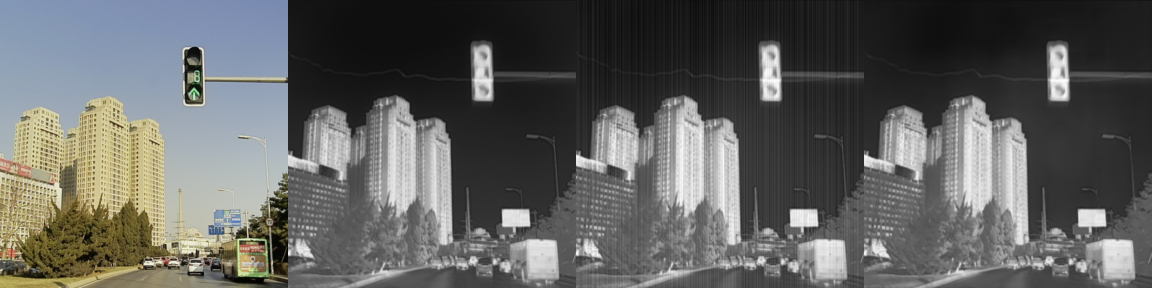
#> input picture output/ablation_study/visuals/img_rgb0_irn1_fpn0_0.png, 1152 x 288 px, given in place of img_davis_cbs_1_0.png, which was not available
$ python highlight_video.py
#> lines starting #> are read from the running program, lines starting #| are printed output that depends on the picture; pictures that were not available may be replaced by others from this repository, and a replacement may not be noted
import os
import numpy as np
from PIL import Image
import matplotlib.cm as cm
from matplotlib.colors import LinearSegmentedColormap

# load image, fpn and other parts
def load_image(dataset, model_name, image_idx):
#> called with dataset = 'butiv', model_name = 'davis_cbs_1', image_idx = 0
    image_path = os.path.join("output", dataset, "visuals")
    # load the result image
    imgpx = Image.open(os.path.join(image_path, f"img_{model_name}_{image_idx}.png"))
#> imgpx is the input picture: PIL image 1152x288 RGB; mean R, G, B 97.4, 98.1, 96.1
    imgpx = np.array(imgpx)

    # in each image we have 4 images (RGB, IRC, IRN, IRE)
    image_size = imgpx.shape[1] // 4
#> image_size = 288
    rgb = imgpx[:, 0*image_size:1*image_size]
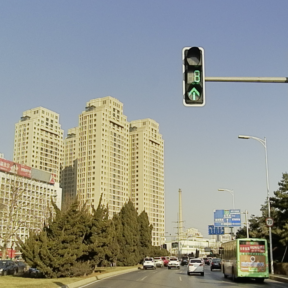
#> rgb: shape (288, 288, 3); mean R, G, B 147.6, 150.4, 142.5
    irc = imgpx[:, 1*image_size:2*image_size]
    irn = imgpx[:, 2*image_size:3*image_size]
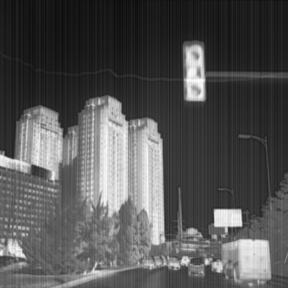
#> irn: shape (288, 288, 3); min 11, max 255, mean 83.7
    ire = imgpx[:, 3*image_size:4*image_size]
#> in crop_and_save, `img[crop_zone[0]:crop_zone[1] + 1, crop_zone[2]:crop_zone[2] + line_wi..`: img: shape (288, 288, 3); mean R, G, B 82.7, 82.4, 82.4

    # return all parts
    return rgb, irc, irn, ire

def map_image(input_image):
    darker = (181/255, 215/255, 228/255)
    bright = (197/255, 238/255, 194/255)
    custom_cmap = LinearSegmentedColormap.from_list("custom", colors=[
        (0.0, (0, 0, 1)),
        (0.4, darker),
        (0.5, (0.0, 0.0, 0.0)),
        (0.6, bright),
        (1.0, (0, 1, 0))
    ])

    # get the colormapped imaged
    mapped_image = custom_cmap(np.array(input_image)[:, :, 0] / 255.0)[:, :, :3]
    mapped_image = np.uint8(mapped_image * 255)
    return Image.fromarray(mapped_image)

def grayscale_to_thermal(pil_gray, cmap_name="turbo"):
#> called with cmap_name = 'turbo'
    gray = np.array(pil_gray, dtype=np.uint8)      # H x W x 3
    gray = gray[:, :, 0]
    norm = gray.astype(np.float32) / 255.0          # [0,1]

    cmap = cm.get_cmap(cmap_name)
    colored = cmap(norm)[:, :, :3]                  # drop alpha

    colored = (colored * 255).astype(np.uint8)
#> in crop_and_save (call 2), `img[crop_zone[0]:crop_zone[1] + 1, crop_zone[2]:crop_zone[2] + line_wi..`: img: shape (288, 288, 3); mean R, G, B 83.9, 83.6, 83.6
    return Image.fromarray(colored, mode="RGB")

# crop selected zone and save image
def crop_and_save(img, zoom_img, crop_zone, output_path, model_name, img_id, save_result):
    # crop selected region on IRE
    cropped_img = zoom_img[crop_zone[0]:crop_zone[1] + 1, crop_zone[2]:crop_zone[3] + 1]
    zoomed_img = Image.fromarray(cropped_img).resize([zoom_img.shape[1], zoom_img.shape[0]])

    # draw horizontal and vertical lines
    img[crop_zone[0]:crop_zone[0] + line_width, crop_zone[2]:crop_zone[3] + 1, :] = color
    img[crop_zone[1]:crop_zone[1] + line_width, crop_zone[2]:crop_zone[3] + 1, :] = color
    img[crop_zone[0]:crop_zone[1] + 1, crop_zone[2]:crop_zone[2] + line_width, :] = color
    img[crop_zone[0]:crop_zone[1] + 1, crop_zone[3]:crop_zone[3] + line_width, :] = color

    # map zoomed image since it is residual
    zoomed_img = grayscale_to_thermal(zoomed_img)
#> call 2 of grayscale_to_thermal, with cmap_name = 'turbo'
#> in grayscale_to_thermal (call 2), `colored = cmap(norm)[:, :, :3]`:
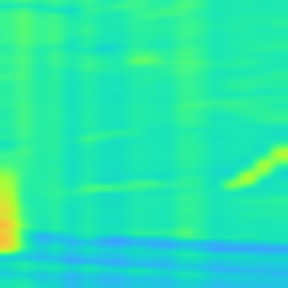
#> colored: shape (288, 288, 3) float64; mean of channels 0, 1, 2 0.158, 0.902, 0.679; drawn as R, G, B
#> call 3 of crop_and_save, with output_path = 'output/highlights_video', model_name = 'med_davis_cbs_1', img_id = 0, save_result = False
#> in crop_and_save (call 3), `zoomed_img = Image.fromarray(cropped_img).resize([zoom_img.shape[1], z..`:
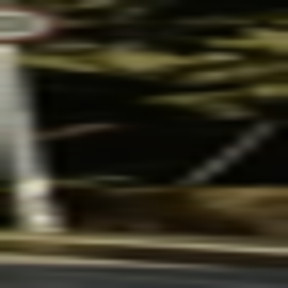
#> zoomed_img: PIL image 288x288 RGB; mean R, G, B 52.1, 48.7, 33.3
#> in crop_and_save (call 3), `img[crop_zone[0]:crop_zone[1] + 1, crop_zone[2]:crop_zone[2] + line_wi..`: img: shape (288, 288, 3); mean R, G, B 147.8, 150.3, 142.4
#> call 3 of grayscale_to_thermal, with cmap_name = 'turbo'
#> in grayscale_to_thermal (call 3), `gray = gray[:, :, 0]`:
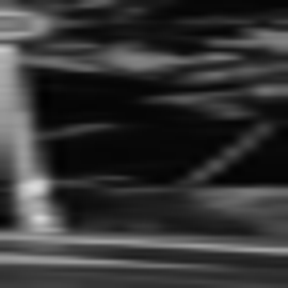
#> gray: shape (288, 288); min 1, max 217, mean 52.1
#> in grayscale_to_thermal (call 3), `colored = cmap(norm)[:, :, :3]`:
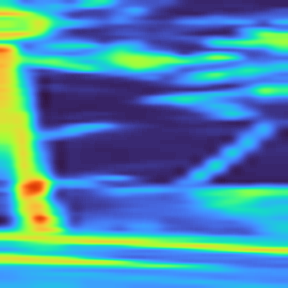
#> colored: shape (288, 288, 3) float64; mean of channels 0, 1, 2 0.286, 0.536, 0.686; drawn as R, G, B
#> pass 2 of the loop `for image_index, highlight in enumerate(highlights):`:
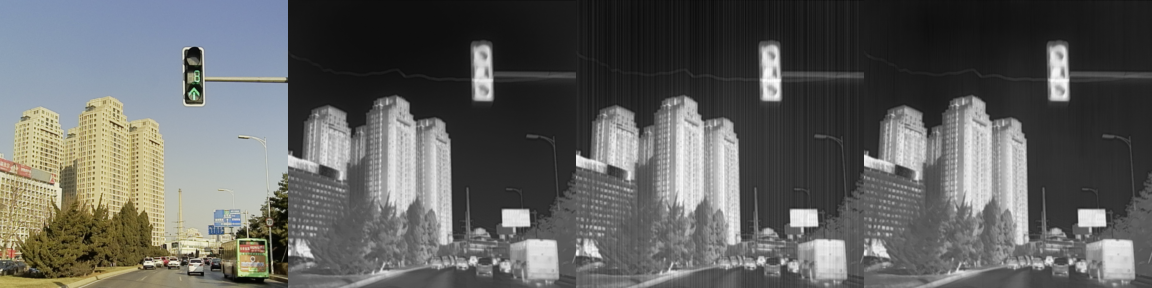
#> input picture output/ablation_study/visuals/img_rgb0_irn1_fpn1_0.png, 1152 x 288 px, given in place of img_davis_cbs_1_40.png, which was not available
#> in load_image, imgpx is the input picture: PIL image 1152x288 RGB; mean R, G, B 97, 97.7, 95.7
#> in crop_and_save (call 4), `zoomed_img = Image.fromarray(cropped_img).resize([zoom_img.shape[1], z..`:
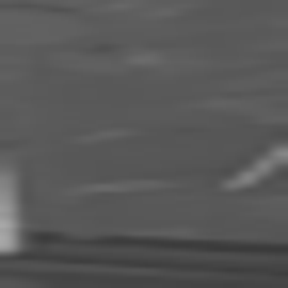
#> zoomed_img: PIL image 288x288 RGB; min 58, max 168, mean 87.8
#> in grayscale_to_thermal (call 4), `colored = cmap(norm)[:, :, :3]`:
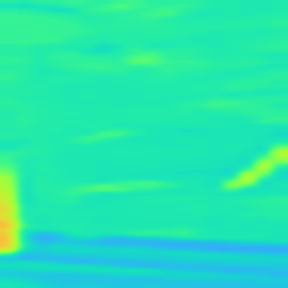
#> colored: shape (288, 288, 3) float64; mean of channels 0, 1, 2 0.15, 0.9, 0.686; drawn as R, G, B

    # save image and zoomed image
    bimage = Image.fromarray(img.astype('uint8'))
    if save_result:
        bimage.save(os.path.join(output_path, "result_{}_image_{}.png".format(model_name.lower(), img_id)))
        zoomed_img.save(os.path.join(output_path, "zoomed_{}_image_{}_map.png".format(model_name.lower(), img_id)))

    return bimage, zoomed_img


# save multiple images as grid
def save_multi_grid_(image_sets, out_path):
    n = len(image_sets)
    w, h = image_sets[0]["irn"].size
    grid = Image.new("RGB", (2 * n * w, 3 * h))
    for i, imgs in enumerate(image_sets):
        x0 = 2 * i * w
        grid.paste(imgs["irn"],   (x0,     0))
        grid.paste(imgs["irn_z"], (x0 + w, 0))
        grid.paste(imgs["ire"],   (x0,     h))
        grid.paste(imgs["ire_z"], (x0 + w, h))
        grid.paste(imgs["rgb"],   (x0,   2*h))
        grid.paste(imgs["rgb_z"], (x0 + w, 2*h))
    grid.save(out_path)

def save_multi_grid(image_sets, out_path, padding=5):
#> called with padding = 5
    n = len(image_sets)
#> n = 3
    w, h = image_sets[0]["irn"].size
#> w = 288; h = 288

    rows = 3
    cols = 2 * n
#> cols = 6
    grid_w = cols * w + (cols - 1) * padding
#> grid_w = 1753
    grid_h = rows * h + (rows - 1) * padding
#> grid_h = 874

    grid = Image.new("RGB", (grid_w, grid_h), color=(255, 255, 255))
#> grid: PIL image 1753x874 RGB; every value is 255
    for i, imgs in enumerate(image_sets):
        col0 = 2 * i

        x_orig = col0 * (w + padding)
        x_zoom = (col0 + 1) * (w + padding)

        grid.paste(imgs["irn"],   (x_orig, 0))
        grid.paste(imgs["irn_z"], (x_zoom, 0))

        y = h + padding
        grid.paste(imgs["ire"],   (x_orig, y))
        grid.paste(imgs["ire_z"], (x_zoom, y))

        y = 2 * (h + padding)
        grid.paste(imgs["rgb"],   (x_orig, y))
        grid.paste(imgs["rgb_z"], (x_zoom, y))
#> this loop made 3 passes
#> (col0, x_orig, x_zoom) on passes 1 to 3: (0, 0, 293), (2, 586, 879), (4, 1172, 1465)
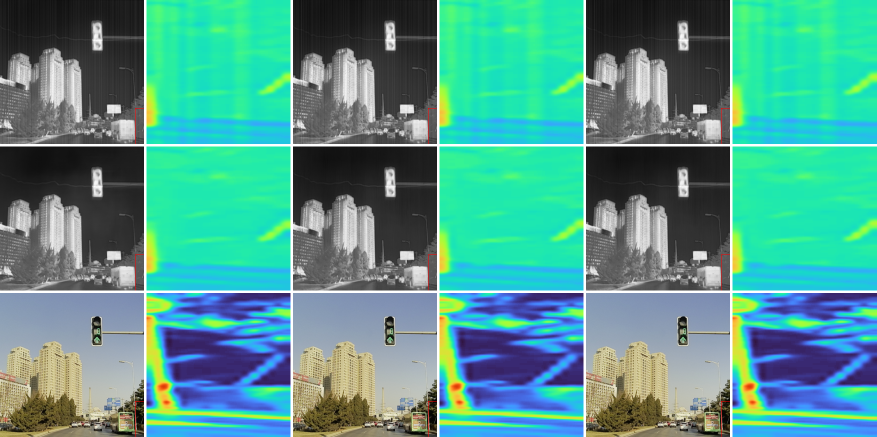
#> grid: PIL image 1753x874 RGB (shown at 1/2 size); mean R, G, B 81.8, 154.3, 141.1

    grid.save(out_path)

# run training code
if __name__ == '__main__':
    # set the output path
    output_path = os.path.join("output", "highlights_video")

    # select highlight images
    highlights = []
    dataset = "butiv"
    video_name = "davis_cbs_1"
    highlights.append({"dataset": dataset, "img_idx": 0, "crop_zone": [216, 296, 270, 370]})
    highlights.append({"dataset": dataset, "img_idx": 40, "crop_zone": [216, 296, 270, 370]})
    highlights.append({"dataset": dataset, "img_idx": 80, "crop_zone": [216, 296, 270, 370]})

    # [7 lines of commented-out code are left out]
    color = [255, 0, 0]
    line_width = 1

    # create output path
    if not os.path.exists(output_path):
        os.mkdir(output_path)

    # all the settings are done, open the image
    # get all highlight zones
    image_sets = []
    for image_index, highlight in enumerate(highlights):
        # get the image
        rgb, irc, irn, ire = load_image(highlight["dataset"], video_name, highlight["img_idx"])

        # crop and save from IRE
        [ire, ire_z] = crop_and_save(ire, ire, highlight["crop_zone"], output_path, f"ire_{video_name}", image_index, False)
        [irn, irn_z] = crop_and_save(irn, irn, highlight["crop_zone"], output_path, f"irn_{video_name}", image_index, False)
        [rgb, rgb_z] = crop_and_save(rgb, rgb, highlight["crop_zone"], output_path, f"med_{video_name}", image_index, False)

        image_sets.append({
            "irn": irn, "irn_z": irn_z,
            "ire": ire, "ire_z": ire_z,
            "rgb": rgb, "rgb_z": rgb_z
        })

    # save multiple images at once
    save_multi_grid(image_sets, f"{output_path}/grid_{video_name}.png")
